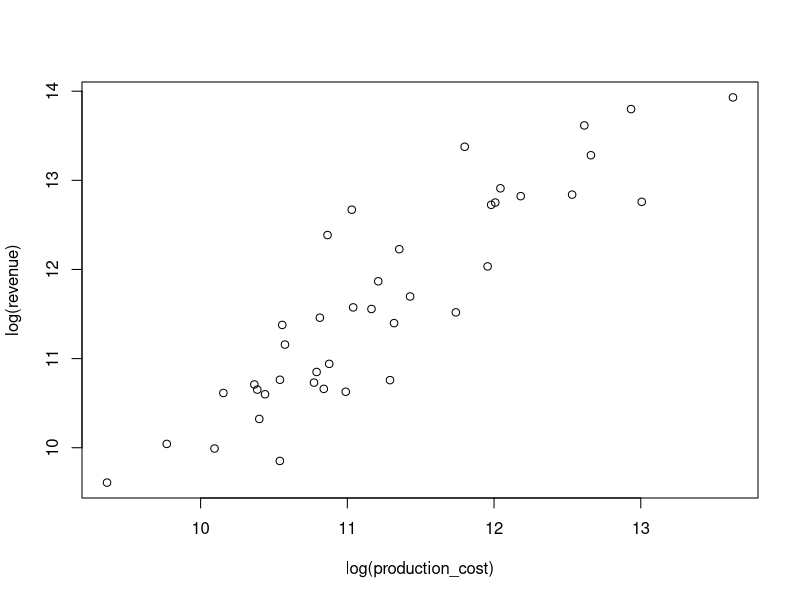

Reproduce this figure in R.
# Midterm Question 4
# Author: Bella Black 
# Date Created: 10.11.24
# Last Modified: 10.11.24

#load data, fit linear model, print output
revenue_data  <- read.csv('Midterm 10.11.24/fertilizer.csv', header=TRUE)
revenue_fit <- lm(log(revenue) ~ log(production_cost), data=revenue_data)

alpha <- 0.05
df <- 38
t_critical <- qt(1 - alpha/2, df)

# output
plot(log(revenue) ~ log(production_cost), data=revenue_data)
summary(revenue_fit)
t_critical
